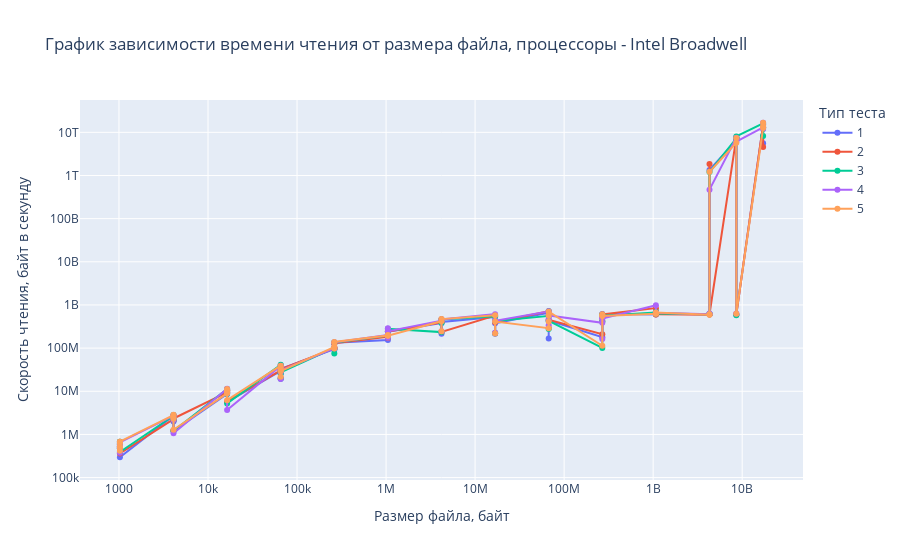

The notebook cell this image was saved under:
### Code cell
fig = px.line(df_broadwell.sort_values('input_file_size'),
              x='input_file_size',
              y='read_times',
              title='График зависимости времени чтения от размера файла, процессоры - Intel Broadwell',
              labels={
                  'input_file_size': "Размер файла, байт",
                  'read_times': "Скорость чтения, байт в секунду",
                  'test_type': "Тип теста",
              },
              markers=True,
              log_x=True,
              log_y=True,
              color='test_type')
fig.show()
